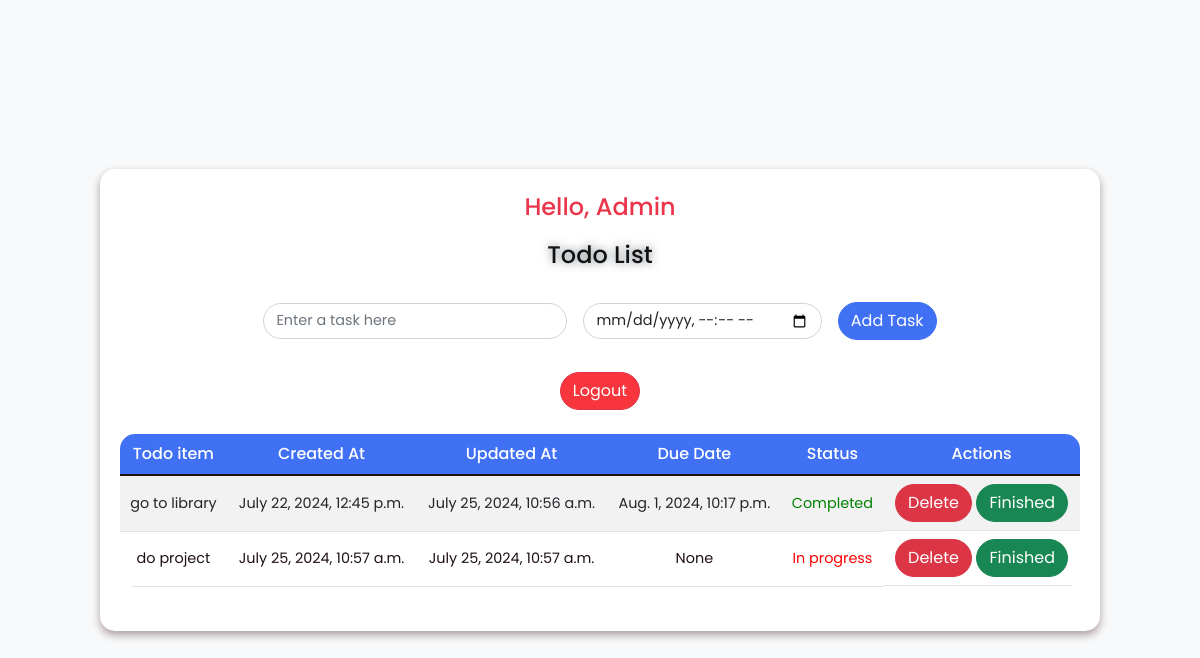
Screenshot of / (signed in) with the database file from the repository.
### todoapp/models.py (models this page shows, shortened)
class todo(models.Model):
    user = models.ForeignKey(User, on_delete=models.CASCADE)
    todo_name = models.CharField(max_length=1000)
    created_at = models.DateTimeField(auto_now_add=True)
    updated_at = models.DateTimeField(auto_now=True)
    due_date = models.DateTimeField(null=True, blank=True)
    status = models.BooleanField(default=False)

### todoapp/views.py (the view, shortened to what this page needs)
# urls.py: path('', views.home, name='home-page'),
@login_required
@login_required
def home(request):
    all_todos = todo.objects.filter(user=request.user)
    context = {
        'todos': all_todos
    }
    return render(request, 'todoapp/todo.html', context)

### todoapp/templates/todoapp/todo.html (shortened to what this page needs)
<!DOCTYPE html>
<html lang="en">
<head>
  <link rel="stylesheet" href="https://cdn.jsdelivr.net/npm/bootstrap@5.1.3/dist/css/bootstrap.min.css">
</head>
<body>
  <div class="container">
    <div class="greeting">Hello, {% if user.is_authenticated %}{{ user.username }}{% endif %}</div>
    <h4 class="text-center my-3 pb-3">Todo List</h4>
    <form method="POST" class="row row-cols-lg-auto g-3 justify-content-center align-items-center mb-4 pb-2">
      <div class="col-12">
        <div class="form-outline">
          <input type="text" id="form1" class="form-control" name="task" placeholder="Enter a task here" />
        </div>
      </div>
      <div class="col-12">
        <div class="form-outline">
          <input type="datetime-local" id="form2" class="form-control" name="due_date" placeholder="Enter due date" />
        </div>
      </div>
      <div class="col-12">
        <button type="submit" class="btn btn-primary">Add Task</button>
      </div>
    </form>
    <div class="text-center mb-4">
      <button type="button" class="btn btn-danger btn-custom" data-bs-toggle="modal" data-bs-target="#logoutModal">Logout</button>
    </div>
    <table class="table table-striped table-hover mb-4">
      <thead>
        <tr>
          <th scope="col">Todo item</th>
          <th scope="col">Created At</th>
          <th scope="col">Updated At</th>
          <th scope="col">Due Date</th>
          <th scope="col">Status</th>
          <th scope="col">Actions</th>
        </tr>
      </thead>
      <tbody>
        {% for i in todos %}
          <tr>
            <td>{{ i.todo_name }}</td>
            <td>{{ i.created_at }}</td>
            <td>{{ i.updated_at }}</td>
            <td>{{ i.due_date }}</td>
            {% if i.status %}
              <td style="color: green;">Completed</td>
            {% else %}
              <td style="color: red;">In progress</td>
            {% endif %}
            <td>
              <a href="{% url 'delete' i.todo_name %}">
                <button type="button" class="btn btn-danger">Delete</button>
              </a>
              <a href="{% url 'update' i.todo_name %}">
                <button type="button" class="btn btn-success ms-1">Finished</button>
              </a>
            </td>
          </tr>
        {% endfor %}
      </tbody>
    </table>
  </div>
</body>
</html>

### todoapp/templates/todoapp/todo.html (style rules this page uses)
body { background-color: #f8f9fa; font-family: 'Poppins', sans-serif; display: flex; justify-content: center; align-items: center; min-height: 100vh; font-size: 0.9rem; }
.container { max-width: 1000px; width: 100%; padding: 20px; border-radius: 15px; background: #fff; box-shadow: 0 4px 8px rgba(43, 3, 3, 0.374); margin: 20px; }
.greeting { font-size: 1.5rem; font-weight: 500; margin-bottom: 1rem; color: #e8122bd9; text-align: center; }
h4 { font-size: 1.5rem; color: #121212; font-weight: 500; text-shadow: 0 0 10px #6c757d; text-align: center; margin-bottom: 20px; }
.table { background-color: white; color:rgb(31, 17, 17); font-size: 1rem; border-radius: 15px; overflow: hidden; }
.table th, .table td { text-align: center; vertical-align: middle; padding: 8px; }
.table th { background-color: #4070f4; color: white; font-size: 1rem; font-weight: 500; }
.table td { border-bottom: 1px solid #dee2e6; font-size: 0.9rem; }
.table td:last-child { display: flex; justify-content: center; gap: 0.5px; }
.form-control { border-radius: 25px; font-size: 0.9rem; }
.btn-custom { background-color: #f8353c; color: white; border-radius: 25px; }
.btn-primary { background-color: #4070f4; border-color: #4070f4; border-radius: 25px; }
.btn-danger, .btn-success { border-radius: 25px; }

### rows the page displays
todo: todo_name "go to library", created_at "July 22, 2024, 12:45 p.m.", updated_at "July 25, 2024, 10:56 a.m.", due_date "Aug. 1, 2024, 10:17 p.m.", status "Completed"
todo: todo_name "do project", created_at "July 25, 2024, 10:57 a.m.", updated_at "July 25, 2024, 10:57 a.m.", due_date "None", status "In progress"

### other values shown
{{ user.username }} "Admin"
